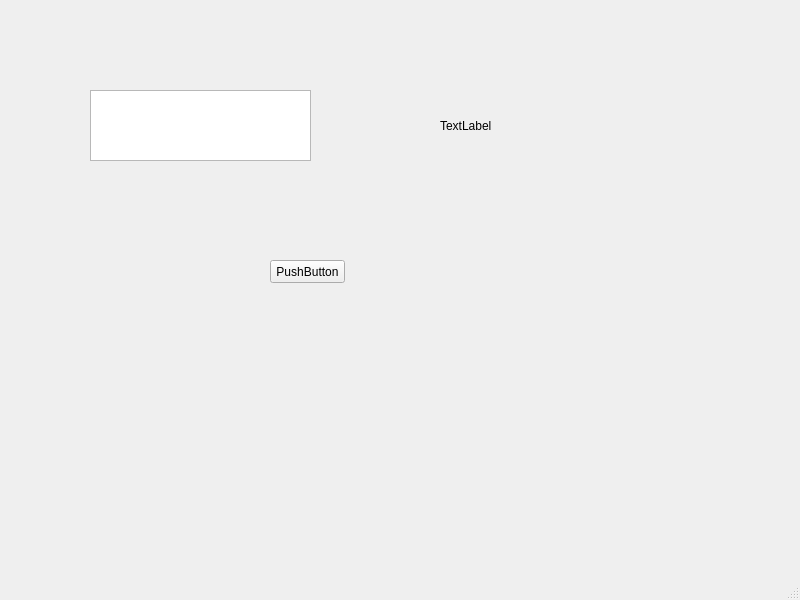
<?xml version="1.0" encoding="UTF-8"?>
<ui version="4.0">
 <class>MainWindow</class>
 <widget class="QMainWindow" name="MainWindow">
  <property name="geometry">
   <rect>
    <x>0</x>
    <y>0</y>
    <width>800</width>
    <height>600</height>
   </rect>
  </property>
  <property name="windowTitle">
   <string>MainWindow</string>
  </property>
  <widget class="QWidget" name="centralwidget">
   <widget class="QPushButton" name="pushButton">
    <property name="geometry">
     <rect>
      <x>270</x>
      <y>260</y>
      <width>75</width>
      <height>23</height>
     </rect>
    </property>
    <property name="text">
     <string>PushButton</string>
    </property>
   </widget>
   <widget class="QTextEdit" name="textEdit">
    <property name="geometry">
     <rect>
      <x>90</x>
      <y>90</y>
      <width>221</width>
      <height>71</height>
     </rect>
    </property>
   </widget>
   <widget class="QLabel" name="label">
    <property name="geometry">
     <rect>
      <x>440</x>
      <y>100</y>
      <width>111</width>
      <height>51</height>
     </rect>
    </property>
    <property name="text">
     <string>TextLabel</string>
    </property>
   </widget>
  </widget>
  <widget class="QMenuBar" name="menubar">
   <property name="geometry">
    <rect>
     <x>0</x>
     <y>0</y>
     <width>800</width>
     <height>21</height>
    </rect>
   </property>
  </widget>
  <widget class="QStatusBar" name="statusbar"/>
 </widget>
 <resources/>
 <connections>
  <connection>
   <sender>pushButton</sender>
   <signal>clicked()</signal>
   <receiver>textEdit</receiver>
   <slot>copy()</slot>
   <hints>
    <hint type="sourcelabel">
     <x>295</x>
     <y>296</y>
    </hint>
    <hint type="destinationlabel">
     <x>247</x>
     <y>142</y>
    </hint>
   </hints>
  </connection>
  <connection>
   <sender>pushButton</sender>
   <signal>clicked()</signal>
   <receiver>label</receiver>
   <slot>clear()</slot>
   <hints>
    <hint type="sourcelabel">
     <x>338</x>
     <y>292</y>
    </hint>
    <hint type="destinationlabel">
     <x>471</x>
     <y>149</y>
    </hint>
   </hints>
  </connection>
 </connections>
</ui>
